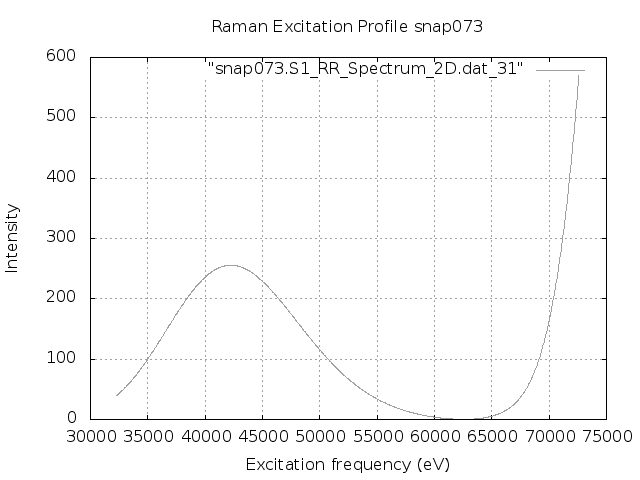

Write gnuplot code to recreate this figure.
set terminal png
set output "snap073.S1.REP.png"
set xlabel 'Excitation frequency (eV)'
set ylabel 'Intensity'
set title "Raman Excitation Profile snap073"
set grid
set autoscale
plot "snap073.S1_RR_Spectrum_2D.dat_31" with lines lc "blue"
exit
